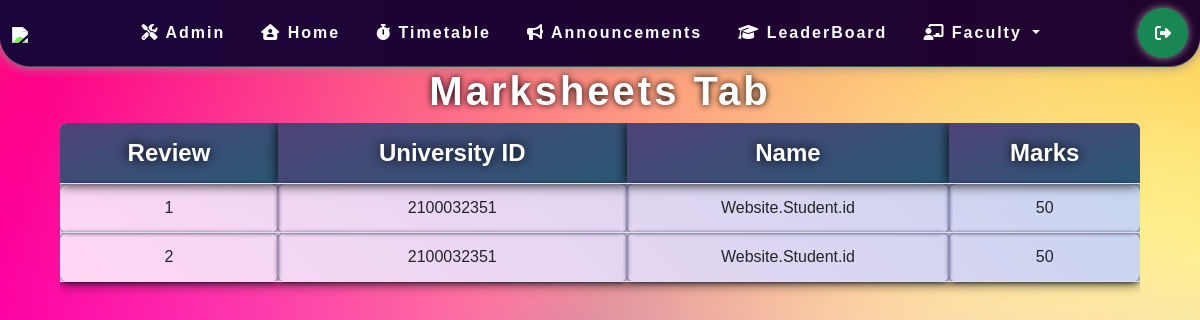
The page /marksheets (signed in) on the database its author committed.
### Website/models.py (models this page shows, shortened)
class Review(models.Model):
    room=models.ForeignKey(Room,on_delete=models.CASCADE,default=None)
    review_no=models.IntegerField(default=0)
    session = models.ForeignKey(Session,on_delete=models.CASCADE)
    review_marks = models.IntegerField(default=0)
    student = models.ForeignKey(Student,on_delete=models.CASCADE)

class Student(models.Model):
    user=models.ForeignKey(User, on_delete=models.CASCADE)
    id=models.BigIntegerField(primary_key=True)
    name=models.CharField(max_length=20,default=id)
    room=models.ForeignKey(Room,on_delete=models.CASCADE)
    team = models.ForeignKey(Team,on_delete=models.CASCADE)

### Website/views.py (the view)
# urls.py: path('marksheets', views.marksheets, name='marksheets'),
def marksheets(request):
    if request.user.is_authenticated:
        a=Student.objects.filter(user=User.objects.get(username=request.user))
        x=0
        for i in a:
            x=i
            break
        print(x.name)
        context={}
        context['student']=x
        context['marks']=Review.objects.filter(student=x).order_by('review_no')
        return render(request, 'components/marksheets.html',context)
    else:
        messages.warning(request,"login first to see the marksheets")
        return redirect('login')

### Website/templates/components/marksheets.html
{% extends 'base.html' %} {% block title %} Marksheet {% endblock title %}
{% block body %}
<div class="marksheets">
  <h1>Marksheets tab</h1>
  <div class="table-responsive card">
    {% if user.is_authenticated %}
    <table class="table">
      <thead>
        <tr>
          <th scope="col">Review</th>
          <th scope="col">University ID</th>
          <th scope="col">Name</th>
          <th scope="col">Marks</th>
        </tr>
      </thead>
      <tbody>
        {% for i in marks %}
        <tr>
        <td>{{i.review_no}}</td>
        <td>{{student.id}}</td>
        <td>{{student.name}}</td>
        <td>{{i.review_marks}}</td>
      </tr>
        {% endfor %}
      </tbody>
    </table>
    {% endif %}
  </div>
</div>
{% endblock body %}

### static/stylesheets/base.css (style rules this page uses)
* { box-sizing: border-box; padding: 0; margin: 0; }
body { font-family: "Poppins", sans-serif; background: url(/static/images/bg.jpg) center center fixed; background-repeat: no-repeat; background-size: cover; user-select: none; margin-bottom: 50px; -ms-overflow-style: none; scrollbar-width: none; }

### static/stylesheets/home.css (style rules this page uses)
* { box-sizing: border-box; padding: 0; margin: 0; }

### static/stylesheets/marksheets.css (style rules this page uses)
.marksheets { text-align: center; justify-content: center; max-width: 90%; color: white; margin: auto; animation: floaterxr 1s; }
.marksheets h1 { font-weight: 800; letter-spacing: 3px; text-transform: capitalize; text-shadow: 0 0 7px black; }
.card { background-color: transparent; border: none; }
.marksheets table { box-shadow: 0 0 12px rgb(10, 10, 10); background-image: linear-gradient(45deg, #ffd7f4 0%, #c5d5f0 100%); }
.table > :not(caption) > * > * { background-color: transparent; }
.table td { text-align: center; border-radius: 8px; padding: 12px; box-shadow: 0 0 4px #000437cf; }
.table tr { color: aliceblue; }
.table th { color: rgb(255, 255, 255); font-size: 24px; text-decoration: none; text-shadow: 0 0 12px black; background-image: linear-gradient(-20deg, #2b5876 0%, #4e4376 100%); box-shadow: 0 0 12px black; padding: 12px; background-blend-mode: multiply; }

### rows shown on the page
Review: review_no "1", review_marks "50"
Student: id "2100032351", name "Website.Student.id"
Review: review_no "2", review_marks "50"
